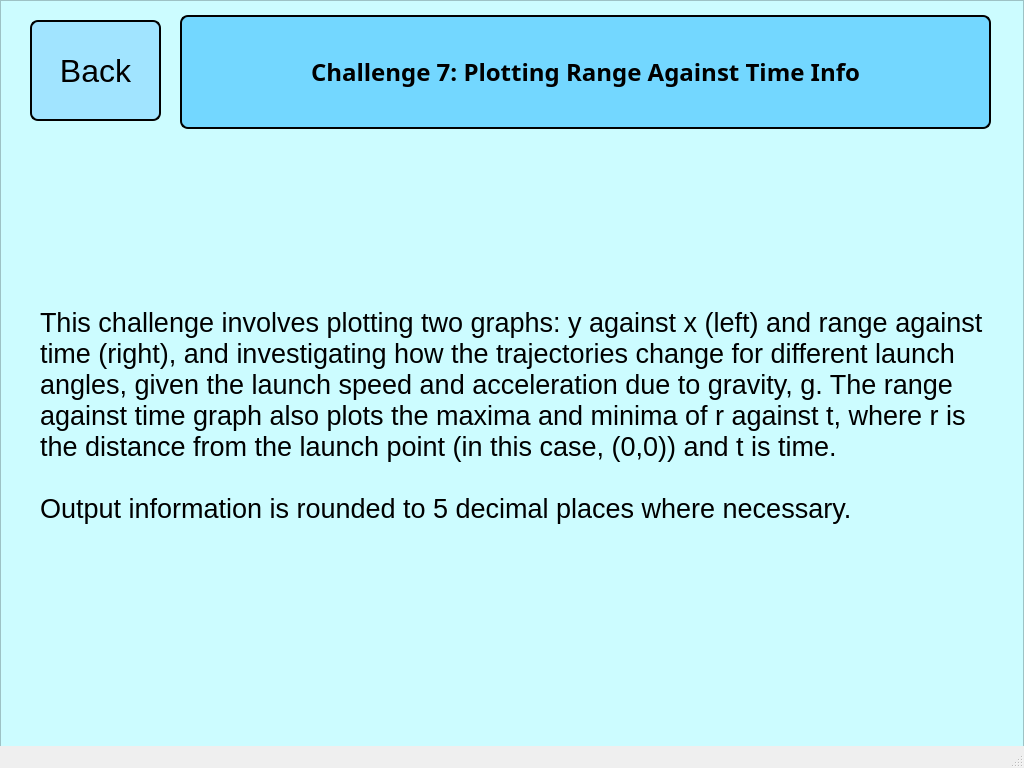
<?xml version="1.0" encoding="UTF-8"?>
<ui version="4.0">
 <class>MainWindow</class>
 <widget class="QMainWindow" name="MainWindow">
  <property name="geometry">
   <rect>
    <x>0</x>
    <y>0</y>
    <width>1024</width>
    <height>768</height>
   </rect>
  </property>
  <property name="windowTitle">
   <string>MainWindow</string>
  </property>
  <widget class="QWidget" name="centralwidget">
   <widget class="QWidget" name="verticalLayoutWidget_2">
    <property name="geometry">
     <rect>
      <x>180</x>
      <y>15</y>
      <width>811</width>
      <height>114</height>
     </rect>
    </property>
    <layout class="QVBoxLayout" name="verticalLayout_2">
     <item>
      <widget class="QLabel" name="challengeTitleLabel">
       <property name="font">
        <font>
         <family>Lucida Handwriting</family>
         <pointsize>18</pointsize>
         <weight>75</weight>
         <italic>false</italic>
         <bold>true</bold>
         <kerning>true</kerning>
        </font>
       </property>
       <property name="autoFillBackground">
        <bool>false</bool>
       </property>
       <property name="styleSheet">
        <string notr="true">QLabel {
	border: 2px solid;
	border-radius: 8px;
	background-color: #73d7ff;
}</string>
       </property>
       <property name="text">
        <string>Challenge 7: Plotting Range Against Time Info</string>
       </property>
       <property name="scaledContents">
        <bool>true</bool>
       </property>
       <property name="alignment">
        <set>Qt::AlignCenter</set>
       </property>
       <property name="wordWrap">
        <bool>true</bool>
       </property>
      </widget>
     </item>
    </layout>
   </widget>
   <widget class="QFrame" name="frame">
    <property name="geometry">
     <rect>
      <x>0</x>
      <y>0</y>
      <width>1024</width>
      <height>768</height>
     </rect>
    </property>
    <property name="styleSheet">
     <string notr="true">QFrame {
	background-color: #ccfcff
}</string>
    </property>
    <property name="frameShape">
     <enum>QFrame::StyledPanel</enum>
    </property>
    <property name="frameShadow">
     <enum>QFrame::Raised</enum>
    </property>
    <widget class="QPushButton" name="backButton">
     <property name="geometry">
      <rect>
       <x>30</x>
       <y>20</y>
       <width>131</width>
       <height>101</height>
      </rect>
     </property>
     <property name="font">
      <font>
       <family>Meiryo UI</family>
       <pointsize>24</pointsize>
      </font>
     </property>
     <property name="styleSheet">
      <string notr="true">QPushButton {
	border: 2px solid;
	border-radius: 8px;
	background-color: #a1e4ff;
}</string>
     </property>
     <property name="text">
      <string>Back</string>
     </property>
     <property name="checkable">
      <bool>true</bool>
     </property>
    </widget>
    <widget class="QLabel" name="label">
     <property name="geometry">
      <rect>
       <x>40</x>
       <y>150</y>
       <width>951</width>
       <height>531</height>
      </rect>
     </property>
     <property name="font">
      <font>
       <family>Meiryo UI</family>
       <pointsize>20</pointsize>
      </font>
     </property>
     <property name="text">
      <string>This challenge involves plotting two graphs: y against x (left) and range against time (right), and investigating how the trajectories change for different launch angles, given the launch speed and acceleration due to gravity, g. The range against time graph also plots the maxima and minima of r against t, where r is the distance from the launch point (in this case, (0,0)) and t is time.

Output information is rounded to 5 decimal places where necessary.</string>
     </property>
     <property name="wordWrap">
      <bool>true</bool>
     </property>
    </widget>
   </widget>
   <zorder>frame</zorder>
   <zorder>verticalLayoutWidget_2</zorder>
  </widget>
  <widget class="QMenuBar" name="menubar">
   <property name="geometry">
    <rect>
     <x>0</x>
     <y>0</y>
     <width>1024</width>
     <height>26</height>
    </rect>
   </property>
  </widget>
  <widget class="QStatusBar" name="statusbar"/>
 </widget>
 <resources/>
 <connections/>
</ui>
